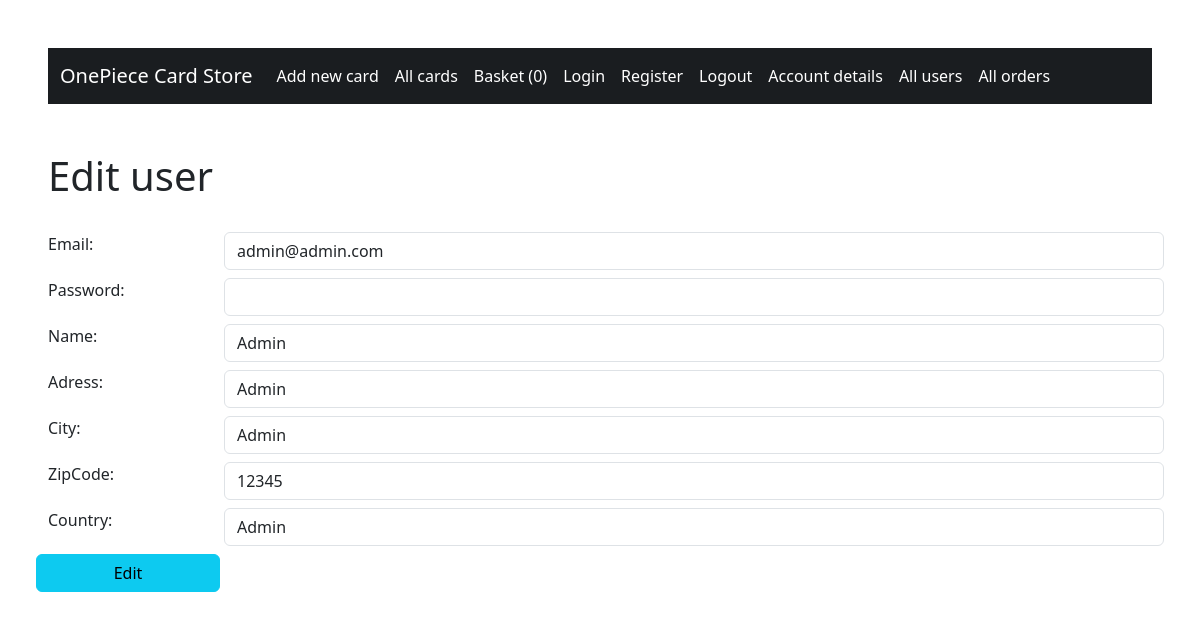
Screenshot of /user_edit/1 with the database file from the repository.
### blueprints/databases.py (models this page shows)
class User(db.Model, UserMixin):
    id = db.Column(db.Integer, primary_key=True)
    email = db.Column(db.String(50), nullable=False, default=False)
    password = db.Column(db.String(50), nullable=False, default=False)
    name = db.Column(db.String(25))
    adress = db.Column(db.String(75))
    city = db.Column(db.String(20))
    zipcode = db.Column(db.Integer)
    country = db.Column(db.String(20))
    is_admin = db.Column(db.Boolean, nullable=False, default=False)

### blueprints/users.py (the view, shortened to what this page needs)
@users.route("/user_edit/<user_id>", methods=["GET", "POST"])
def user_edit(user_id):
    user = User.query.filter(User.id == user_id).first()
    form = UserForm(obj=user)
    return render_template("user_edit.html", form=form, user=user)

### blueprints/forms.py
class UserForm(FlaskForm):
    email = StringField("Email: ", validators=[DataRequired("Enter email")])
    email_check = StringField("Email Check: ", validators=[DataRequired("Enter email check")])
    password = PasswordField("Password: ", validators=[DataRequired("Enter password")])
    password_check = PasswordField("Password Check: ", validators=[DataRequired("Enter password check")])
    name = StringField("Name: ", validators=[DataRequired("Enter name")])
    adress = StringField("Adress: ", validators=[DataRequired("Enter adress")])
    city = StringField("City: ", validators=[DataRequired("Enter city")])
    zipcode = IntegerField("ZipCode: ", validators=[DataRequired("Enter zipcode")])
    country = StringField("Country: ", validators=[DataRequired("Enter country")])
    is_admin = BooleanField("Is admin?: ")

### templates/user_edit.html (shortened to what this page needs)
{% extends "base.html" %}
{% block body %}
<div class="mx-lg-5 pb-lg-4">
    <h1>Edit user</h1>
</div>
<div class="mx-lg-5">
    <form id="card-form" action="{{ url_for('users.user_edit', user_id=user.id) }}" method="POST">
        <div class="row pb-lg-2">
            {{ form.email.label(class_="col-2 form-label") }}
            {{ form.email(class_="col form-control") }}
        </div>
        <div class="row pb-lg-2">
            {{ form.password.label(class_="col-2 form-label") }}
            {{ form.password(class_="col form-control") }}
        </div>
        <div class="row pb-lg-2">
            {{ form.name.label(class_="col-2 form-label") }}
            {{ form.name(class_="col form-control") }}
        </div>
        <div class="row pb-lg-2">
            {{ form.adress.label(class_="col-2 form-label") }}
            {{ form.adress(class_="col form-control") }}
        </div>
        <div class="row pb-lg-2">
            {{ form.city.label(class_="col-2 form-label") }}
            {{ form.city(class_="col form-control") }}
        </div>
        <div class="row pb-lg-2">
            {{ form.zipcode.label(class_="col-2 form-label") }}
            {{ form.zipcode(class_="col form-control") }}
        </div>
        <div class="row pb-lg-2">
            {{ form.country.label(class_="col-2 form-label") }}
            {{ form.country(class_="col form-control") }}
        </div>
        <div class="row col-lg-2 pb-lg-2">
            <input type="submit" value="Edit" class="btn btn-info">
        </div>
    </form>
</div>
{% endblock %}

### rows the page displays
User: email "admin@admin.com", name "Admin", adress "Admin", city "Admin", zipcode "12345", country "Admin"

### other values shown
{{ session['basket']|length }} "0"
